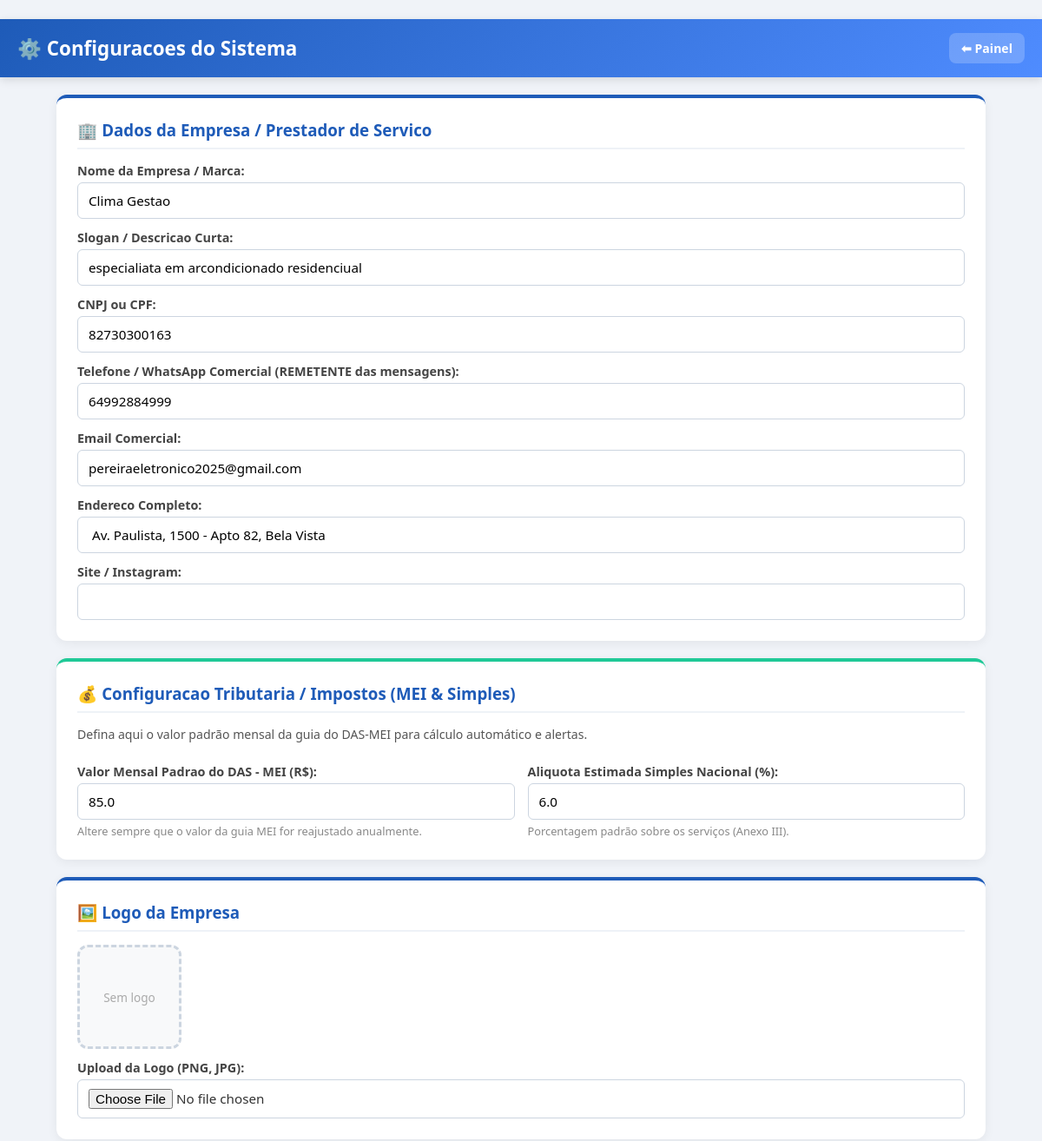
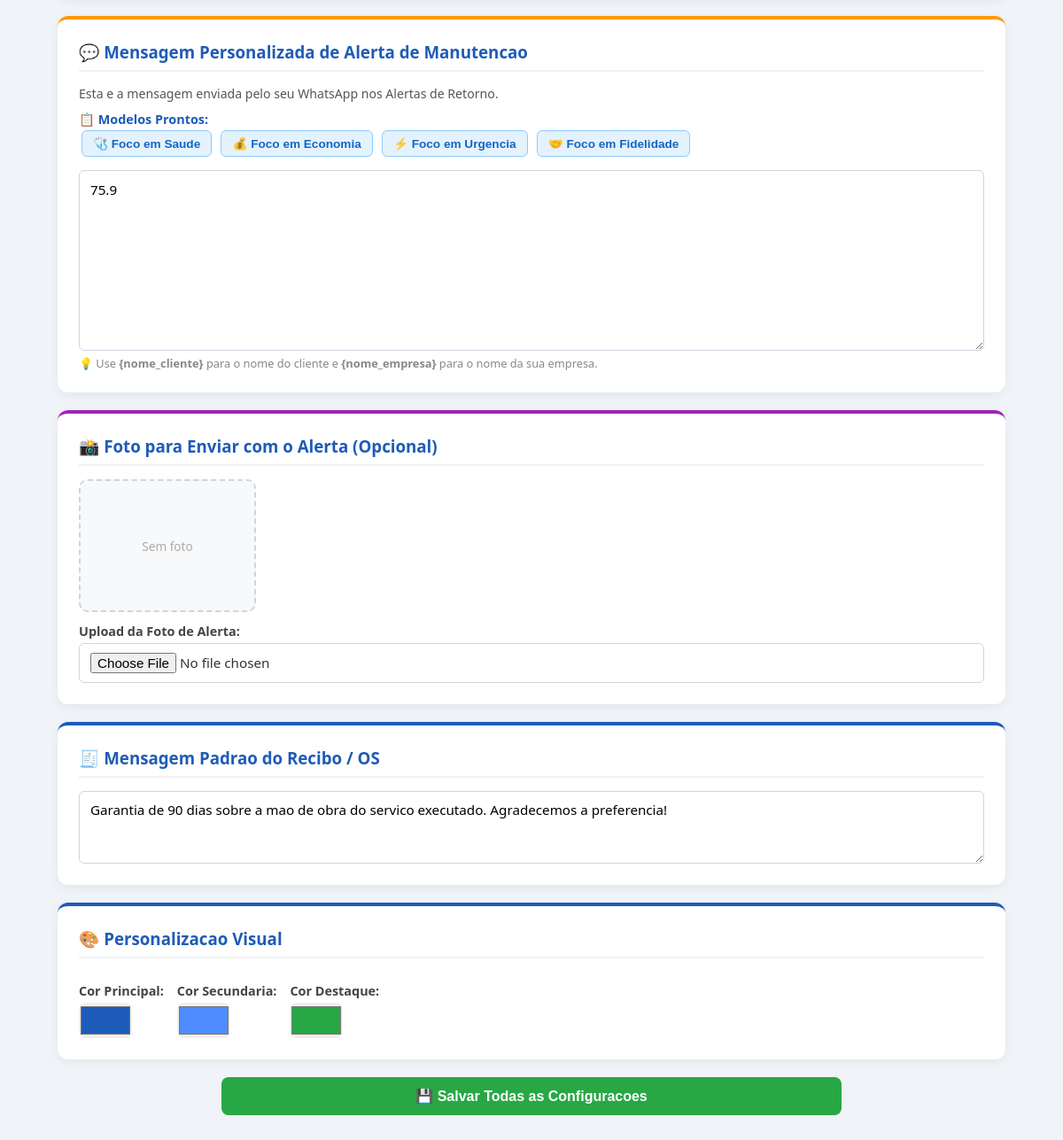
The app's page /configuracoes (signed in) with its own data (2 pictures, top to bottom).
### tables this page shows
CREATE TABLE Configuracao (
                id INTEGER PRIMARY KEY CHECK (id = 1),
                nome_empresa TEXT,
                slogan TEXT,
                documento TEXT,
                telefone TEXT,
                email TEXT,
                endereco TEXT,
                site TEXT,
                logo TEXT,
                cor_principal TEXT,
                cor_secundaria TEXT,
                cor_destaque TEXT,
                mensagem_recibo TEXT
            , valor_mei_padrao REAL DEFAULT 75.90, aliquota_simples_padrao REAL DEFAULT 6.0, mensagem_manutencao TEXT, foto_alerta TEXT);

### app.py (the view, shortened to what this page needs)
@app.route('/configuracoes', methods=['GET', 'POST'])
@login_required
def configuracoes():
    conn = get_db()
    cfg = conn.execute("SELECT * FROM Configuracao WHERE id=1").fetchone()
    conn.close()
    return render_template('configuracoes.html', config=cfg)

### app.py (called while the page is built)
def get_db():
    conn = sqlite3.connect(DB_NAME, timeout=10)
    conn.row_factory = sqlite3.Row
    return conn

@app.context_processor
def inject_globals():
    conn = get_db()
    config = conn.execute("SELECT * FROM Configuracao WHERE id=1").fetchone()
    conn.close()
    return dict(config=config or {}, now=datetime.now())

def login_required(f):
    @wraps(f)
    def decorated_function(*args, **kwargs):
        if 'usuario_id' not in session:
            flash("Por favor, faca login para acessar.", "warning")
            return redirect(url_for('login'))
        return f(*args, **kwargs)
    return decorated_function

### templates/configuracoes.html (shortened to what this page needs)
﻿<!DOCTYPE html>
<html lang='pt-br'>
<head>
    <link rel='stylesheet' href='/static/style.css'>
</head>
<body>
    <div class='header'>
        <h1>⚙️ Configuracoes do Sistema</h1>
        <a href='/' class='btn-voltar'>⬅ Painel</a>
    </div>
    <div class='container'>
        <form method='post' enctype='multipart/form-data'>
            <div class='config-section'>
                <h3>🏢 Dados da Empresa / Prestador de Servico</h3>
                <label>Nome da Empresa / Marca:</label>
                <input type='text' name='nome_empresa' value='{{ config.nome_empresa or "" }}' placeholder='Ex: ClimaFrio Servicos' required>
                <label>Slogan / Descricao Curta:</label>
                <input type='text' name='slogan' value='{{ config.slogan or "" }}' placeholder='Ex: Especialistas em Ar-Condicionado'>
                <label>CNPJ ou CPF:</label>
                <input type='text' name='documento' value='{{ config.documento or "" }}' placeholder='Ex: 12.345.678/0001-90'>
                <label>Telefone / WhatsApp Comercial (REMETENTE das mensagens):</label>
                <input type='text' name='telefone' value='{{ config.telefone or "" }}' placeholder='Ex: 11999998888 (com DDD)' required>
                <label>Email Comercial:</label>
                <input type='email' name='email' value='{{ config.email or "" }}'>
                <label>Endereco Completo:</label>
                <input type='text' name='endereco' value='{{ config.endereco or "" }}'>
                <label>Site / Instagram:</label>
                <input type='text' name='site' value='{{ config.site or "" }}'>
            </div>
            <div class='config-section' style='border-top-color: #20c997;'>
                <h3>💰 Configuracao Tributaria / Impostos (MEI & Simples)</h3>
                <p style='color: #555; font-size: 0.88em; margin-bottom: 12px;'>
                    Defina aqui o valor padrão mensal da guia do DAS-MEI para cálculo automático e alertas.
                </p>
                <div style='display: grid; grid-template-columns: 1fr 1fr; gap: 15px;'>
                    <div>
                        <label>Valor Mensal Padrao do DAS - MEI (R$):</label>
                        <input type='number' step='0.01' name='valor_mei_padrao' value='{{ config.valor_mei_padrao or 75.90 }}' placeholder='Ex: 75.90' required>
                        <p style='color: #888; font-size: 0.8em; margin-top: 4px;'>Altere sempre que o valor da guia MEI for reajustado anualmente.</p>
                    </div>
                    <div>
                        <label>Aliquota Estimada Simples Nacional (%):</label>
                        <input type='number' step='0.1' name='aliquota_simples_padrao' value='{{ config.aliquota_simples_padrao or 6.0 }}' placeholder='Ex: 6.0'>
                        <p style='color: #888; font-size: 0.8em; margin-top: 4px;'>Porcentagem padrão sobre os serviços (Anexo III).</p>
                    </div>
                </div>
            </div>
            <div class='config-section'>
                <h3>🖼️ Logo da Empresa</h3>
                <div class='logo-preview' id='logo_preview'>
                    {% if config.logo %}
                        <img src='{{ config.logo }}' alt='Logo'>
                    {% else %}
                        <span style='color: #aaa; font-size: 0.85em; text-align: center;'>Sem logo</span>
                    {% endif %}
                </div>
                <label>Upload da Logo (PNG, JPG):</label>
                <input type='file' name='logo_file' accept='image/*' onchange='previewImg(this, "logo_preview")'>
            </div>
            <div class='config-section' style='border-top-color: #ff9800;'>
                <h3>💬 Mensagem Personalizada de Alerta de Manutencao</h3>
                <p style='color: #555; font-size: 0.88em; margin-bottom: 10px;'>
                    Esta e a mensagem enviada pelo seu WhatsApp nos Alertas de Retorno.
                </p>
                <div style='margin-bottom: 12px;'>
                    <strong style='font-size: 0.9em; color: #1e5bb8;'>📋 Modelos Prontos:</strong><br>
                    <button type='button' class='template-btn' onclick='usarTemplate(1)'>🩺 Foco em Saude</button>
                    <button type='button' class='template-btn' onclick='usarTemplate(2)'>💰 Foco em Economia</button>
                    <button type='button' class='template-btn' onclick='usarTemplate(3)'>⚡ Foco em Urgencia</button>
                    <button type='button' class='template-btn' onclick='usarTemplate(4)'>🤝 Foco em Fidelidade</button>
                </div>
                <textarea name='mensagem_manutencao' id='msg_manutencao' rows='8' style='font-size: 0.95em; line-height: 1.5;'>{{ config.mensagem_manutencao or "Ola {nome_cliente}, tudo bem? Aqui e da equipe {nome_empresa}! Identificamos que ja faz tempo desde a ultima higienizacao do seu ar-condicionado. Filtros sujos acumulam fungos, bacterias e acaros que prejudicam a saude da sua familia. Alem disso, o aparelho sujo pode aumentar sua conta de luz em ate 30%. Gostariamos de agendar uma revisao preventiva com aplicacao de bactericida. Podemos verificar o melhor horario para voce? Aguardamos seu retorno!" }}</textarea>
                <p style='color: #888; font-size: 0.8em; margin-top: 5px;'>
                    💡 Use <strong>{nome_cliente}</strong> para o nome do cliente e <strong>{nome_empresa}</strong> para o nome da sua empresa.
                </p>
            </div>
            <div class='config-section' style='border-top-color: #9c27b0;'>
                <h3>📸 Foto para Enviar com o Alerta (Opcional)</h3>
                <div class='foto-msg-preview' id='foto_msg_preview'>
                    {% if config.foto_alerta %}
                        <img src='{{ config.foto_alerta }}' alt='Foto Alerta'>
                    {% else %}
                        <span style='color: #aaa; font-size: 0.85em; text-align: center;'>Sem foto</span>
                    {% endif %}
                </div>
                <label>Upload da Foto de Alerta:</label>
                <input type='file' name='foto_alerta_file' accept='image/*' onchange='previewImg(this, "foto_msg_preview")'>
            </div>
            <div class='config-section'>
                <h3>🧾 Mensagem Padrao do Recibo / OS</h3>
                <textarea name='mensagem_recibo' rows='3'>{{ config.mensagem_recibo or "Garantia de 90 dias sobre a mao de obra do servico executado. Agradecemos a preferencia!" }}</textarea>
            </div>
            <div class='config-section'>
                <h3>🎨 Personalizacao Visual</h3>
                <div class='color-picker-row'>
                    <div>
                        <label>Cor Principal:</label>
                        <input type='color' name='cor_principal' value='{{ config.cor_principal or "#1e5bb8" }}'>
                    </div>
                    <div>
                        <label>Cor Secundaria:</label>
                        <input type='color' name='cor_secundaria' value='{{ config.cor_secundaria or "#4f8cff" }}'>
                    </div>
                    <div>
                        <label>Cor Destaque:</label>
                        <input type='color' name='cor_destaque' value='{{ config.cor_destaque or "#28a745" }}'>
                    </div>
                </div>
            </div>
            <button class='btn-salvar' type='submit' style='max-width: 700px; margin: 0 auto; display: block;'>
                💾 Salvar Todas as Configuracoes
            </button>
        </form>
    </div>
</body>
</html>

### static/style.css (style rules this page uses)
body { font-family: 'Segoe UI', Arial, sans-serif; background: #f0f3f8; color: #333; padding-bottom: 40px; }
.header { background: linear-gradient(135deg, #1e5bb8, #4f8cff); color: #fff; padding: 16px 20px; display: flex; justify-content: space-between; align-items: center; box-shadow: 0 3px 10px rgba(0,0,0,0.12); }
.header h1 { font-size: 1.4em; font-weight: 600; }
.btn-voltar { background: rgba(255, 255, 255, 0.2); color: #fff; text-decoration: none; padding: 8px 14px; border-radius: 8px; font-weight: bold; font-size: 0.88em; transition: background 0.2s; display: inline-flex; align-items: center; gap: 4px; }
.btn-salvar { background: #28a745; color: white; padding: 12px 24px; font-size: 1em; border-radius: 8px; border: none; font-weight: bold; cursor: pointer; margin-top: 15px; width: 100%; }
.container { max-width: 1100px; margin: 20px auto; padding: 0 15px; }
label { display: block; margin-top: 12px; margin-bottom: 4px; font-weight: 600; font-size: 0.9em; color: #444; }
input, select, textarea { width: 100%; padding: 10px 12px; border: 1px solid #ccd5e0; border-radius: 6px; font-size: 0.95em; outline: none; font-family: inherit; }
textarea { resize: vertical; min-height: 70px; }
.header { display: flex !important; align-items: center; justify-content: space-between; flex-wrap: wrap; gap: 10px; }

### templates/configuracoes.html (style rules this page uses)
.config-section { background: #fff; border-radius: 12px; padding: 24px; margin-bottom: 20px; box-shadow: 0 3px 12px rgba(0,0,0,0.06); border-top: 4px solid #1e5bb8; }
.config-section h3 { color: #1e5bb8; margin-bottom: 15px; padding-bottom: 8px; border-bottom: 2px solid #eef2f7; }
.logo-preview { width: 120px; height: 120px; border-radius: 12px; border: 3px dashed #ccd5e0; display: flex; align-items: center; justify-content: center; margin: 10px 0; overflow: hidden; background: #f8f9fa; }
.color-picker-row { display: flex; gap: 15px; align-items: center; flex-wrap: wrap; }
.color-picker-row input[type='color'] { width: 60px; height: 40px; border: none; border-radius: 8px; cursor: pointer; padding: 0; }
.template-btn { background: #e3f2fd; color: #1565c0; border: 1px solid #90caf9; padding: 6px 12px; border-radius: 6px; cursor: pointer; font-size: 0.85em; font-weight: bold; margin: 3px; display: inline-block; }
.foto-msg-preview { width: 200px; height: 150px; border-radius: 10px; border: 2px dashed #ccd5e0; display: flex; align-items: center; justify-content: center; margin: 10px 0; overflow: hidden; background: #f8f9fa; }

### records on screen
Configuracao: nome_empresa "Clima Gestao", slogan "especialiata em arcondicionado residenciual", documento "82730300163", telefone "64992884999", email "pereiraeletronico2025@gmail.com", endereco "Av. Paulista, 1500 - Apto 82, Bela Vista", valor_mei_padrao "85.0", aliquota_simples_padrao "6.0", mensagem_manutencao "75.9", mensagem_recibo "Garantia de 90 dias sobre a mao de obra do servico executado. Agradecemos a preferencia!", cor_principal "#1e5bb8", cor_secundaria "#4f8cff", cor_destaque "#28a745"
